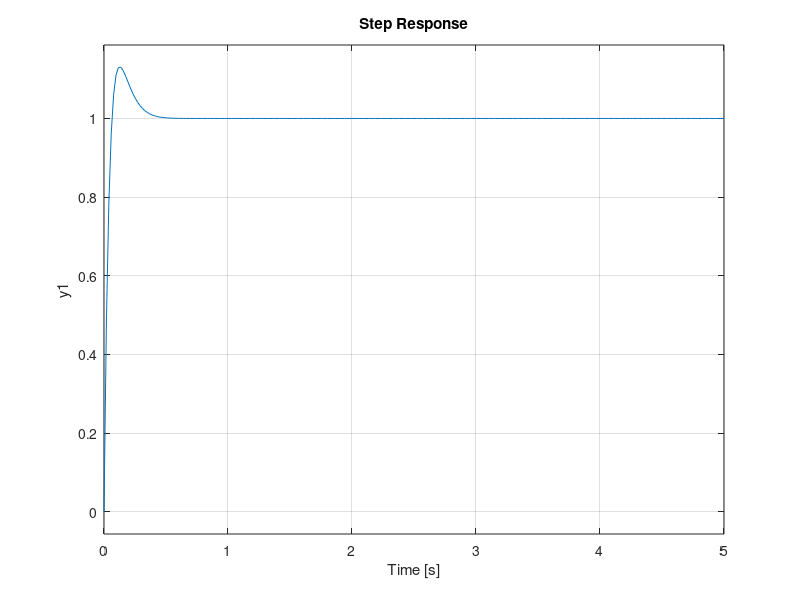

Reproduce this figure in MATLAB.
%z = tf('z',0.1);
%z = tf('z',0.01);
s = tf('s');
G_EST = 10/(s^2+2*s+25);
G_INS = 2/(s*(s+0.5));
C_PID = (16.4327*s)+(144.5387)+(317.83/s);
C_PD = 15.5014*s+130.395;
% MF = (G_EST*C_PID)/(1+G_EST*C_PID);
MF = (G_INS*C_PD)/(1+G_INS*C_PD);
% MF = feedback(G*C,1)
step(MF,5)
